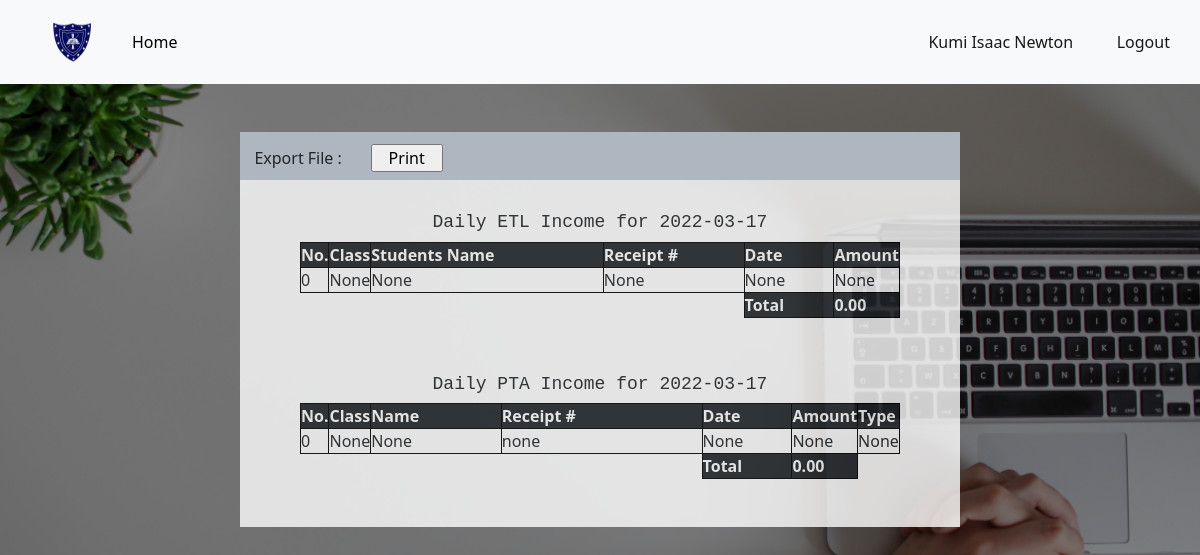
The app's page /accountant_dashboard/account_daily_report (signed in), older data.
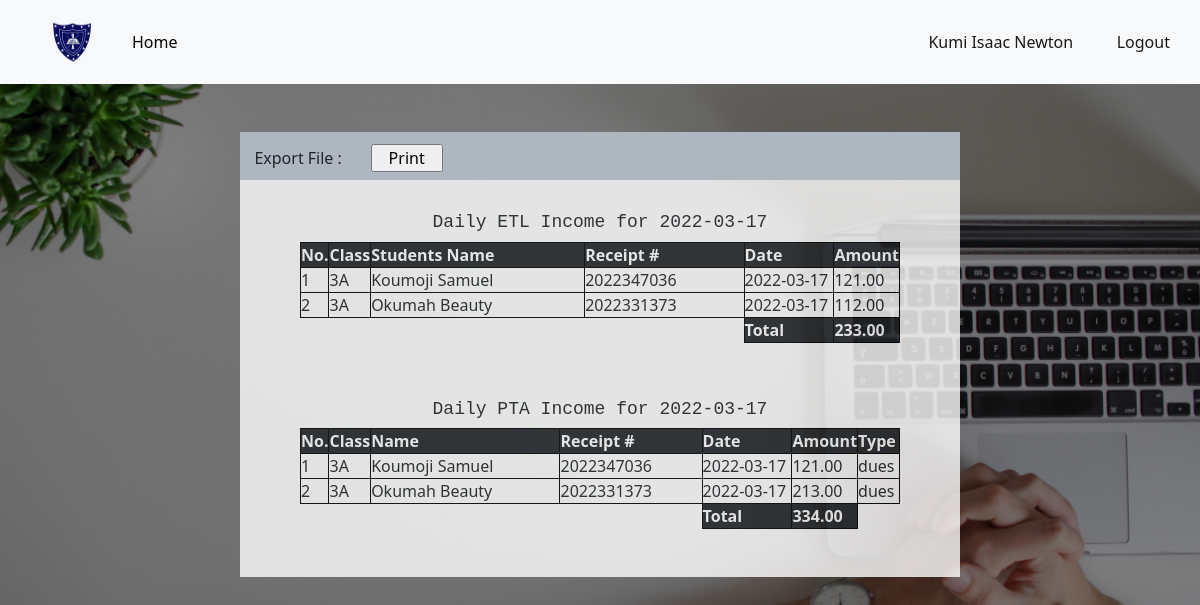
The same page, newer data.
### app.py (models this page shows, shortened)
class ETLIncome(db.Model):
	id = db.Column(db.Integer, primary_key=True)
	date = db.Column(db.DateTime, default = datetime.utcnow())
	clerk = db.Column(db.String(120),nullable=False)
	amount = db.Column(db.Float)
	tx_id = db.Column(db.String(16))
	semester = db.Column(db.String(10), nullable = False)
	mode_of_payment = db.Column(db.String(20))
	name = db.Column(db.String(120))
	category = db.Column(db.String(20), default="revenue")
	student_id = db.Column(db.Integer, db.ForeignKey('student.id'))#Here we reference the table name

class Student(db.Model):
	id = db.Column(db.Integer, primary_key=True)
	date = db.Column(db.DateTime, default = datetime.utcnow())
	clerk = db.Column(db.String(120),nullable=False)
	date_admitted = db.Column(db.DateTime)
	fullname = db.Column(db.String(80), nullable=False)
	date_of_birth = db.Column(db.String(10), nullable=False)
	class1 = db.Column(db.String(10), nullable=False)
	parent_contact = db.Column(db.String(12), nullable=False)
	phone = db.Column(db.String(12))
	id_number = db.Column(db.String(120), unique=True, nullable=False)
	status = db.Column(db.Boolean, default=True)
	pta = db.relationship('PTAIncome', backref='pta_payer', lazy=True)#Here we reference the class
	etl = db.relationship('ETLIncome', backref='etl_payer', lazy=True)
	payer = db.relationship('StudentPayments', backref='payer', lazy=True)

class PTAIncome(db.Model):
	id = db.Column(db.Integer, primary_key=True)
	date = db.Column(db.DateTime, default = datetime.utcnow())
	clerk = db.Column(db.String(120), nullable=False)
	amount = db.Column(db.Float)
	tx_id = db.Column(db.String(16))
	semester = db.Column(db.String(10))
	mode_of_payment = db.Column(db.String(20))
	category = db.Column(db.String(20), default="revenue")
	name = db.Column(db.String(120))
	type1 = db.Column(db.String(20), default='dues')
	student_id = db.Column(db.Integer, db.ForeignKey('student.id'))#Here we reference the table name

### app.py (the view)
@app.route("/accountant_dashboard/account_daily_report")
@login_required
def account_daily_report():
	if account_access():
		today = datetime.utcnow()
		date = dt.date(today.year, today.month, today.day)
		pta_payments = PTAIncome.query.filter(func.date(PTAIncome.date) == date).filter_by(category='revenue').all()
		etl_payments = ETLIncome.query.filter(func.date(ETLIncome.date) == date).filter_by(category='revenue').all()
		etl = sum([pmt.amount for pmt in etl_payments])
		pta = sum([pmt.amount for pmt in pta_payments])
		return render_template("account_daily_report.html", pta_payments=pta_payments,etl_payments=etl_payments ,etl=etl, pta=pta, date=date)
	else:
		abort(404)

### app.py (called while the page is built)
def account_access():
	if not current_user.approval:
		return False
	if current_user.function == 'Accountant':
		return True
	if current_user.function == 'Clerk':
		return False

@app.template_filter()
def currencyFormat(value):
	value = float(value)
	if value >= 0:
		return "{:,.2f}".format(value)
	else:
		value2 = "{:,.2f}".format(value)
		return "("+value2[1:]+")"

@login_manager.user_loader
def load_user(user_id):
	return User.query.get(int(user_id))

### templates/account_daily_report.html (shortened to what the changed rows need)
{% extends "bootstrap.html" %}
{% block content %}
<!DOCTYPE html>
<html>
<head>
	<link rel="stylesheet" href="https://cdnjs.cloudflare.com/ajax/libs/font-awesome/4.7.0/css/font-awesome.min.css">
</head>
<body>
   <center>
   	<div class="ttable" id="cont1">
   		<table >
   			<tr>
   				<th class="bg-dark text-white non">No.</th>
   				<th class="bg-dark text-white foom">Class</th>
   				<th class="bg-dark text-white fom">Students Name</th>
   				<th class="bg-dark text-white">Receipt #</th>
   				<th class="bg-dark text-white fomm">Date</th>
   				<th class="bg-dark text-white foomm">Amount</th>
   			</tr>
   			{% if etl_payments | length < 1 %}
   			<tr>
   				<td>0</td>
   				<td class="fom">None</td>
   				<td>None</td>
   				<td>None</td>
   				<td>None</td>
   				<td>None</td>
   			</tr>
   			{% else %}
   			{% for pmt in etl_payments %}
   				{% if pmt.amount != 0 %}
   			<tr>
   				<td>{{loop.index}}</td>
   				<td class="fom">{{pmt.etl_payer.class1}}</td>
   				<td>{{pmt.etl_payer.fullname}}</td>
   				<td>{{pmt.tx_id}}</td>
   				<td>{{pmt.date.date()}}</td>
   				<td>{{ pmt.amount | currencyFormat }}</td>
   			</tr>
   				{% endif %}
   			{% endfor %}
   			{% endif %}
   			<tr>
   				<td style="border:0px solid transparent;"></td>
   				<td style="border:0px solid transparent;"></td>
   				<td style="border:0px solid transparent;"></td>
   				<td style="border:0px solid transparent;"></td>
   				<td class="bg-dark text-white fw-bold">Total</td>
   				<td class="bg-dark text-white fw-bold">{{etl | currencyFormat }}</td>
   			</tr>
   		</table><br>
   		<table >
   			<tr>
   				<th class="bg-dark text-white non">No.</th>
   				<th class="bg-dark text-white foom">Class</th>
   				<th class="bg-dark text-white fom">Name</th>
   				<th class="bg-dark text-white">Receipt #</th>
   				<th class="bg-dark text-white fomm">Date</th>
   				<th class="bg-dark text-white foomm">Amount</th>
   				<th class="bg-dark text-white foomm">Type</th>
   			</tr>
   			{% if pta_payments | length < 1 %}
   			<tr>
   				<td>0</td>
   				<td class="fom">None</td>
   				<td>None</td>
   				<td>none</td>
   				<td>None</td>
   				<td>None</td>
   				<td>None</td>
   			</tr>
   			{% else %}
   			{% for pmt in pta_payments %}
   			{% if pmt.category != 'charge' and pmt.pta_amount != 0 %}
   				{% if pmt.type1 == 'dues'%}
   			<tr>
   				<td>{{loop.index}}</td>
   				<td class="fom">{{pmt.pta_payer.class1}}</td>
   				<td>{{pmt.pta_payer.fullname}}</td>
   				<td>{{pmt.tx_id}}</td>
   				<td>{{pmt.date.date()}}</td>
   				<td>{{ pmt.amount | currencyFormat }}</td>
   				<td>{{ pmt.type1 }}</td>
   			</tr>
   				{% endif %}
   			{% endif %}
   			{% endfor %}
   			{% endif %}
   			<tr>
   				<td style="border:0px solid transparent;"></td>
   				<td style="border:0px solid transparent;"></td>
   				<td style="border:0px solid transparent;"></td>
   				<td style="border:0px solid transparent;"></td>
   				<td class="text-white fw-bold bg-dark">Total</td>
   				<td class="text-white fw-bold bg-dark">{{pta | currencyFormat }}</td>
   			</tr>
   		</table><br><br>
   	</div><br><br>
</center>
</body>
</html>
{% endblock %}

Row changes from the older to the newer data that the page shows:
now on this page (row edited): ETLIncome: etl_payer.class1 "3A", etl_payer.fullname "Koumoji Samuel", tx_id "2022347036", date "2022-03-17", amount "121.00"
now on this page (row edited): ETLIncome: etl_payer.class1 "3A", etl_payer.fullname "Okumah Beauty", tx_id "2022331373", date "2022-03-17", amount "112.00"
now on this page (row edited): PTAIncome: pta_payer.class1 "3A", pta_payer.fullname "Koumoji Samuel", tx_id "2022347036", date "2022-03-17", amount "121.00", type1 "dues"
now on this page (row edited): PTAIncome: pta_payer.class1 "3A", pta_payer.fullname "Okumah Beauty", tx_id "2022331373", date "2022-03-17", amount "213.00", type1 "dues"
Text that changed along with them:
{{ etl | currencyFormat }}: "0.00" → "233.00"
{{ pta | currencyFormat }}: "0.00" → "334.00"
text no longer shown: "0 None None None None None 0 None None none None None None"
